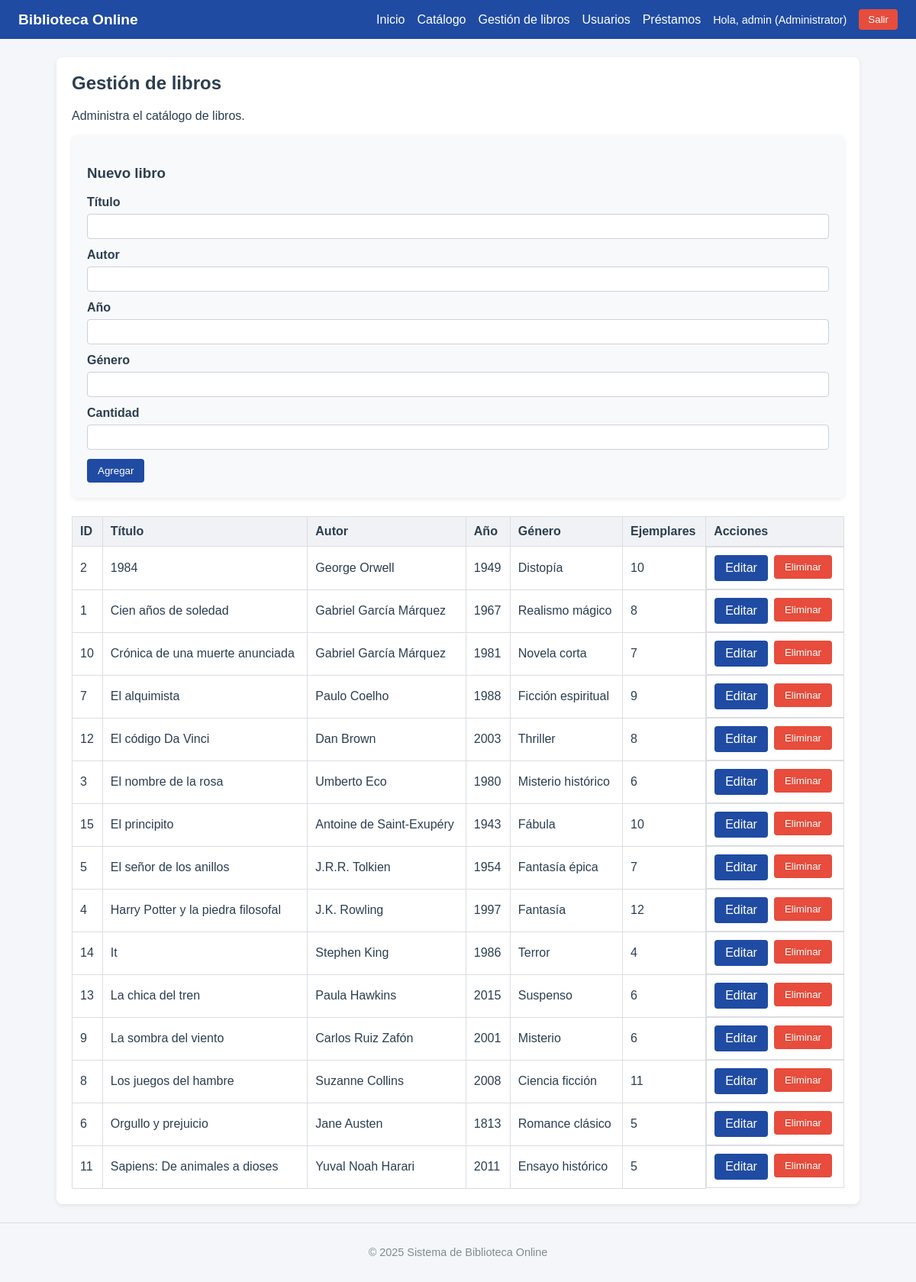
The app's page /books.php (signed in) with its own data.
### tables this page shows
CREATE TABLE IF NOT EXISTS books (
  id INT AUTO_INCREMENT PRIMARY KEY,
  title VARCHAR(50) NOT NULL,
  author VARCHAR(50) NOT NULL,
  year INT,
  genre VARCHAR(50),
  quantity INT NOT NULL
);

### books.php (the view, shortened to what this page needs)
<?php
require_once __DIR__ . '/includes/header.php';
$pdo = getPDO();
$editBook = null;
$books = $pdo->query('SELECT * FROM books ORDER BY title')->fetchAll();
?>
<div class="card">
    <h2>Gestión de libros</h2>
    <p>Administra el catálogo de libros.</p>
    <div class="card" style="background-color:#f8f9fb;">
        <h3><?php echo $editBook ? 'Editar libro' : 'Nuevo libro'; ?></h3>
        <form method="POST" action="books.php">
            <div class="form-group">
                <label for="title">Título</label>
                <input type="text" id="title" name="title" value="<?php echo htmlspecialchars($editBook['title'] ?? ''); ?>" required>
            </div>
            <div class="form-group">
                <label for="author">Autor</label>
                <input type="text" id="author" name="author" value="<?php echo htmlspecialchars($editBook['author'] ?? ''); ?>" required>
            </div>
            <div class="form-group">
                <label for="year">Año</label>
                <input type="number" id="year" name="year" value="<?php echo htmlspecialchars($editBook['year'] ?? ''); ?>" min="0" max="3000">
            </div>
            <div class="form-group">
                <label for="genre">Género</label>
                <input type="text" id="genre" name="genre" value="<?php echo htmlspecialchars($editBook['genre'] ?? ''); ?>">
            </div>
            <div class="form-group">
                <label for="quantity">Cantidad</label>
                <input type="number" id="quantity" name="quantity" value="<?php echo htmlspecialchars($editBook['quantity'] ?? ''); ?>" min="1" required>
            </div>
            <button type="submit" class="button"><?php echo $editBook ? 'Actualizar' : 'Agregar'; ?></button>
        </form>
    </div>
    <table class="table">
        <thead>
            <tr>
                <th>ID</th>
                <th>Título</th>
                <th>Autor</th>
                <th>Año</th>
                <th>Género</th>
                <th>Ejemplares</th>
                <th>Acciones</th>
            </tr>
        </thead>
        <tbody>
            <?php foreach ($books as $book): ?>
                <tr>
                    <td><?php echo (int) $book['id']; ?></td>
                    <td><?php echo htmlspecialchars($book['title']); ?></td>
                    <td><?php echo htmlspecialchars($book['author']); ?></td>
                    <td><?php echo htmlspecialchars((string) $book['year']); ?></td>
                    <td><?php echo htmlspecialchars($book['genre'] ?? ''); ?></td>
                    <td><?php echo (int) $book['quantity']; ?></td>
                    <td class="actions">
                        <a class="button" href="books.php?edit=<?php echo (int) $book['id']; ?>">Editar</a>
                        <form method="POST" action="books.php" data-confirm="¿Eliminar libro?">
                            <button type="submit" class="button button--danger">Eliminar</button>
                        </form>
                    </td>
                </tr>
            <?php endforeach; ?>
        </tbody>
    </table>
</div>
<?php require_once __DIR__ . '/includes/footer.php'; ?>

### assets/css/style.css (style rules this page uses)
* { box-sizing: border-box; }
body { margin: 0; font-family: Arial, Helvetica, sans-serif; background-color: #f5f6fa; color: #2c3e50; }
a { color: #2c3e50; text-decoration: none; }
.card { background-color: #ffffff; border-radius: 8px; box-shadow: 0 2px 6px rgba(0, 0, 0, 0.08); padding: 20px; margin-bottom: 24px; }
.card h2 { margin-top: 0; }
.table { width: 100%; border-collapse: collapse; margin-top: 12px; }
.table th, .table td { border: 1px solid #dcdde1; padding: 10px; text-align: left; }
.table th { background-color: #f0f2f5; }
.button { display: inline-block; background-color: #1f4ba3; color: #ffffff; padding: 8px 14px; border-radius: 4px; border: none; cursor: pointer; }
.button--danger { background-color: #e74c3c; }
.form-group { margin-bottom: 12px; }
.form-group label { display: block; font-weight: 600; margin-bottom: 6px; }
.form-group input, .form-group select { width: 100%; padding: 8px; border: 1px solid #ccd1d9; border-radius: 4px; }
.actions { display: flex; gap: 8px; }

### records on screen
books: id "2", title "1984", author "George Orwell", year "1949", genre "Distopía", quantity "10"
books: id "1", title "Cien años de soledad", author "Gabriel García Márquez", year "1967", genre "Realismo mágico", quantity "8"
books: id "10", title "Crónica de una muerte anunciada", author "Gabriel García Márquez", year "1981", genre "Novela corta", quantity "7"
books: id "7", title "El alquimista", author "Paulo Coelho", year "1988", genre "Ficción espiritual", quantity "9"
books: id "12", title "El código Da Vinci", author "Dan Brown", year "2003", genre "Thriller", quantity "8"
books: id "3", title "El nombre de la rosa", author "Umberto Eco", year "1980", genre "Misterio histórico", quantity "6"
books: id "15", title "El principito", author "Antoine de Saint-Exupéry", year "1943", genre "Fábula", quantity "10"
books: id "5", title "El señor de los anillos", author "J.R.R. Tolkien", year "1954", genre "Fantasía épica", quantity "7"
books: id "4", title "Harry Potter y la piedra filosofal", author "J.K. Rowling", year "1997", genre "Fantasía", quantity "12"
books: id "14", title "It", author "Stephen King", year "1986", genre "Terror", quantity "4"
books: id "13", title "La chica del tren", author "Paula Hawkins", year "2015", genre "Suspenso", quantity "6"
books: id "9", title "La sombra del viento", author "Carlos Ruiz Zafón", year "2001", genre "Misterio", quantity "6"
books: id "8", title "Los juegos del hambre", author "Suzanne Collins", year "2008", genre "Ciencia ficción", quantity "11"
books: id "6", title "Orgullo y prejuicio", author "Jane Austen", year "1813", genre "Romance clásico", quantity "5"
books: id "11", title "Sapiens: De animales a dioses", author "Yuval Noah Harari", year "2011", genre "Ensayo histórico", quantity "5"

### other values on screen
$user['username'] "admin"
$user['role'] "Administrator"
